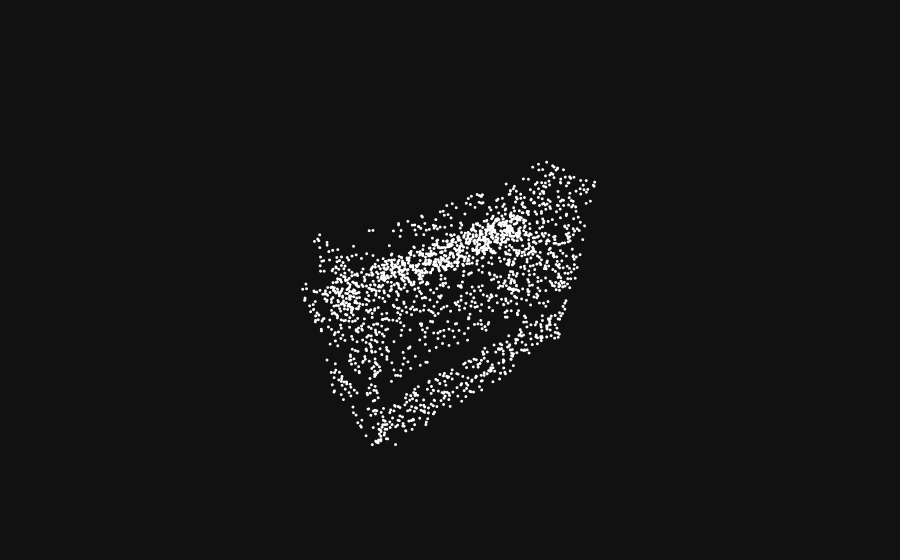

Notebook cell for this chart:
### Code cell
idx = random.randint(0, len(dataset_test))

data = dataset_test[idx]

cloud = data.pos.view(1, num_points, 3)
cloud = cloud.transpose(2, 1).to(device)

output, _ = pointnet(cloud)

probabilities = 100*F.softmax(output.transpose(1,0), dim=0)

_, predicted = torch.max(output.data, 1)
label = data.y

print('Predicted Class: {}    Certainty: {:8.4}   Actual Class:   {}'.format(classes[predicted.item()], probabilities[predicted.item()].item(), classes[label.item()]))

fig = go.Figure(
  data=[
    go.Scatter3d(
      x=data.pos[:,0], y=data.pos[:,1], z=data.pos[:,2],
      mode='markers',
      marker=dict(size=1, color="white"))],
  layout=dict(
    scene=dict(
      xaxis=dict(visible=False),
      yaxis=dict(visible=False),
      zaxis=dict(visible=False))))

fig.update_layout(template='plotly_dark')

fig.show()

### Figure 1 — Plotly figure (JSON) as saved in the notebook; plotly's stock layout.template omitted (floating-point values rounded to 4 significant figures; data arrays with more than 128 entries replaced by an {"elided": "..."} marker saying what was removed)
{"data": [{"marker": {"color": "white", "size": 1}, "mode": "markers", "type": "scatter3d", "x": {"elided": "2048 float values"}, "y": {"elided": "2048 float values"}, "z": {"elided": "2048 float values"}}], "layout": {"scene": {"xaxis": {"visible": false}, "yaxis": {"visible": false}, "zaxis": {"visible": false}}}}
